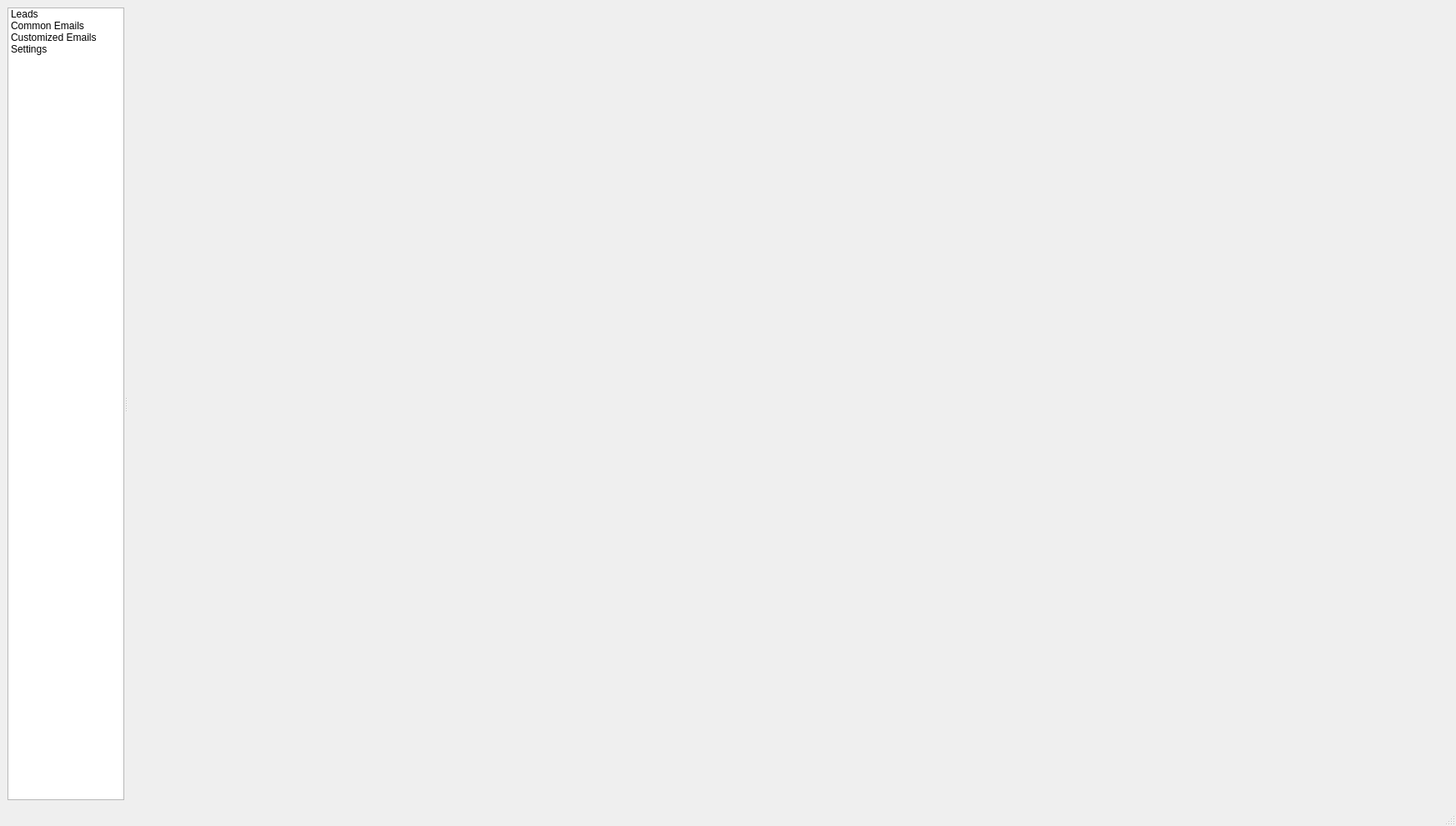
<?xml version="1.0" encoding="UTF-8"?>
<ui version="4.0">
 <class>MainWindow</class>
 <widget class="QMainWindow" name="MainWindow">
  <property name="geometry">
   <rect>
    <x>0</x>
    <y>0</y>
    <width>1746</width>
    <height>990</height>
   </rect>
  </property>
  <property name="windowTitle">
   <string>Quantum Leads</string>
  </property>
  <widget class="QWidget" name="centralwidget">
   <layout class="QVBoxLayout" name="verticalLayout">
    <item>
     <widget class="QSplitter" name="splitter">
      <property name="orientation">
       <enum>Qt::Horizontal</enum>
      </property>
      <widget class="QListWidget" name="listWidgetMenu">
       <property name="maximumSize">
        <size>
         <width>140</width>
         <height>16777215</height>
        </size>
       </property>
       <item>
        <property name="text">
         <string>Leads</string>
        </property>
       </item>
       <item>
        <property name="text">
         <string>Common Emails</string>
        </property>
       </item>
       <item>
        <property name="text">
         <string>Customized Emails</string>
        </property>
       </item>
       <item>
        <property name="text">
         <string>Settings</string>
        </property>
       </item>
      </widget>
      <widget class="QStackedWidget" name="stackedWidget">
       <property name="currentIndex">
        <number>0</number>
       </property>
       <widget class="PaneLeads" name="pageLeads"/>
       <widget class="PaneEmailsCommon" name="pageEmailsCommon"/>
       <widget class="PaneEmails" name="pageEmailsCustom"/>
       <widget class="PaneSettings" name="pageSettings"/>
      </widget>
     </widget>
    </item>
   </layout>
  </widget>
  <widget class="QMenuBar" name="menubar">
   <property name="geometry">
    <rect>
     <x>0</x>
     <y>0</y>
     <width>1746</width>
     <height>20</height>
    </rect>
   </property>
  </widget>
  <widget class="QStatusBar" name="statusbar"/>
 </widget>
 <customwidgets>
  <customwidget>
   <class>PaneLeads</class>
   <extends>QWidget</extends>
   <header>gui/PaneLeads.h</header>
   <container>1</container>
  </customwidget>
  <customwidget>
   <class>PaneEmails</class>
   <extends>QWidget</extends>
   <header>gui/PaneEmails.h</header>
   <container>1</container>
  </customwidget>
  <customwidget>
   <class>PaneSettings</class>
   <extends>QWidget</extends>
   <header>gui/PaneSettings.h</header>
   <container>1</container>
  </customwidget>
  <customwidget>
   <class>PaneEmailsCommon</class>
   <extends>QWidget</extends>
   <header>gui/PaneEmailsCommon.h</header>
   <container>1</container>
  </customwidget>
 </customwidgets>
 <resources/>
 <connections>
  <connection>
   <sender>listWidgetMenu</sender>
   <signal>currentRowChanged(int)</signal>
   <receiver>stackedWidget</receiver>
   <slot>setCurrentIndex(int)</slot>
   <hints>
    <hint type="sourcelabel">
     <x>91</x>
     <y>159</y>
    </hint>
    <hint type="destinationlabel">
     <x>567</x>
     <y>177</y>
    </hint>
   </hints>
  </connection>
 </connections>
</ui>
